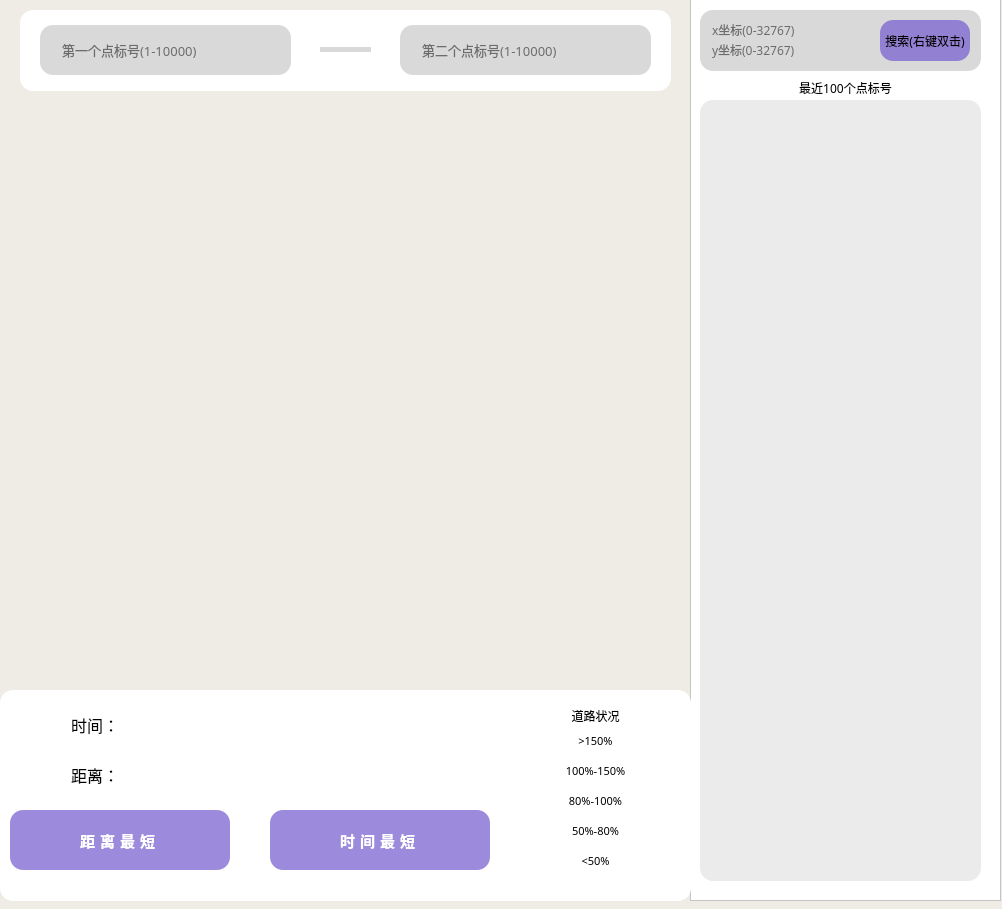
<?xml version="1.0" encoding="UTF-8"?>
<ui version="4.0">
 <class>MainWindow</class>
 <widget class="QMainWindow" name="MainWindow">
  <property name="geometry">
   <rect>
    <x>0</x>
    <y>0</y>
    <width>1002</width>
    <height>909</height>
   </rect>
  </property>
  <property name="maximumSize">
   <size>
    <width>1024</width>
    <height>1024</height>
   </size>
  </property>
  <property name="windowTitle">
   <string>导航系统</string>
  </property>
  <property name="styleSheet">
   <string notr="true">background-color: rgba(239, 235, 229, 1);</string>
  </property>
  <property name="iconSize">
   <size>
    <width>1024</width>
    <height>1024</height>
   </size>
  </property>
  <widget class="QWidget" name="centralwidget">
   <widget class="QFrame" name="frame">
    <property name="geometry">
     <rect>
      <x>690</x>
      <y>-20</y>
      <width>311</width>
      <height>921</height>
     </rect>
    </property>
    <property name="styleSheet">
     <string notr="true">background-color: rgb(255, 255, 255);</string>
    </property>
    <property name="frameShape">
     <enum>QFrame::StyledPanel</enum>
    </property>
    <property name="frameShadow">
     <enum>QFrame::Raised</enum>
    </property>
    <widget class="QListView" name="listView">
     <property name="enabled">
      <bool>true</bool>
     </property>
     <property name="geometry">
      <rect>
       <x>10</x>
       <y>120</y>
       <width>281</width>
       <height>781</height>
      </rect>
     </property>
     <property name="maximumSize">
      <size>
       <width>300</width>
       <height>900</height>
      </size>
     </property>
     <property name="styleSheet">
      <string notr="true">background-color: rgba(235, 235, 235, 1);
border-radius: 13px;</string>
     </property>
     <property name="editTriggers">
      <set>QAbstractItemView::NoEditTriggers</set>
     </property>
     <property name="spacing">
      <number>0</number>
     </property>
     <property name="modelColumn">
      <number>0</number>
     </property>
     <property name="wordWrap">
      <bool>false</bool>
     </property>
    </widget>
    <widget class="QFrame" name="frame_2">
     <property name="geometry">
      <rect>
       <x>10</x>
       <y>30</y>
       <width>281</width>
       <height>61</height>
      </rect>
     </property>
     <property name="styleSheet">
      <string notr="true">background-color:rgba(217, 217, 217, 1);
border-radius: 13px;</string>
     </property>
     <property name="frameShape">
      <enum>QFrame::StyledPanel</enum>
     </property>
     <property name="frameShadow">
      <enum>QFrame::Raised</enum>
     </property>
     <widget class="QLineEdit" name="inputx">
      <property name="geometry">
       <rect>
        <x>10</x>
        <y>10</y>
        <width>150</width>
        <height>20</height>
       </rect>
      </property>
      <property name="minimumSize">
       <size>
        <width>100</width>
        <height>20</height>
       </size>
      </property>
      <property name="maximumSize">
       <size>
        <width>150</width>
        <height>20</height>
       </size>
      </property>
      <property name="font">
       <font>
        <family>微软雅黑</family>
       </font>
      </property>
      <property name="placeholderText">
       <string>x坐标(0-32767)</string>
      </property>
     </widget>
     <widget class="QLineEdit" name="inputy">
      <property name="geometry">
       <rect>
        <x>10</x>
        <y>30</y>
        <width>150</width>
        <height>20</height>
       </rect>
      </property>
      <property name="sizePolicy">
       <sizepolicy hsizetype="Expanding" vsizetype="Fixed">
        <horstretch>0</horstretch>
        <verstretch>0</verstretch>
       </sizepolicy>
      </property>
      <property name="minimumSize">
       <size>
        <width>150</width>
        <height>20</height>
       </size>
      </property>
      <property name="maximumSize">
       <size>
        <width>100</width>
        <height>20</height>
       </size>
      </property>
      <property name="font">
       <font>
        <family>微软雅黑</family>
       </font>
      </property>
      <property name="placeholderText">
       <string>y坐标(0-32767)</string>
      </property>
     </widget>
     <widget class="QPushButton" name="nearpt">
      <property name="geometry">
       <rect>
        <x>180</x>
        <y>10</y>
        <width>90</width>
        <height>41</height>
       </rect>
      </property>
      <property name="minimumSize">
       <size>
        <width>90</width>
        <height>20</height>
       </size>
      </property>
      <property name="maximumSize">
       <size>
        <width>93</width>
        <height>52</height>
       </size>
      </property>
      <property name="font">
       <font>
        <family>微软雅黑</family>
       </font>
      </property>
      <property name="styleSheet">
       <string notr="true">background-color: rgba(119, 94, 207, 0.73);</string>
      </property>
      <property name="text">
       <string>搜索(右键双击)</string>
      </property>
     </widget>
    </widget>
    <widget class="QLabel" name="label">
     <property name="geometry">
      <rect>
       <x>100</x>
       <y>100</y>
       <width>111</width>
       <height>16</height>
      </rect>
     </property>
     <property name="font">
      <font>
       <family>微软雅黑</family>
      </font>
     </property>
     <property name="text">
      <string>最近100个点标号</string>
     </property>
     <property name="textFormat">
      <enum>Qt::AutoText</enum>
     </property>
     <property name="alignment">
      <set>Qt::AlignCenter</set>
     </property>
    </widget>
   </widget>
   <widget class="QFrame" name="frame_3">
    <property name="geometry">
     <rect>
      <x>20</x>
      <y>10</y>
      <width>651</width>
      <height>81</height>
     </rect>
    </property>
    <property name="styleSheet">
     <string notr="true">border-radius: 13px;
background-color: rgb(255, 255, 255);</string>
    </property>
    <property name="frameShape">
     <enum>QFrame::StyledPanel</enum>
    </property>
    <property name="frameShadow">
     <enum>QFrame::Raised</enum>
    </property>
    <widget class="QFrame" name="frame_4">
     <property name="geometry">
      <rect>
       <x>20</x>
       <y>15</y>
       <width>251</width>
       <height>50</height>
      </rect>
     </property>
     <property name="styleSheet">
      <string notr="true">background-color: rgba(217, 217, 217, 1);
border-radius: 13px;</string>
     </property>
     <property name="frameShape">
      <enum>QFrame::StyledPanel</enum>
     </property>
     <property name="frameShadow">
      <enum>QFrame::Raised</enum>
     </property>
     <widget class="QLineEdit" name="inputx_2">
      <property name="geometry">
       <rect>
        <x>20</x>
        <y>10</y>
        <width>161</width>
        <height>29</height>
       </rect>
      </property>
      <property name="minimumSize">
       <size>
        <width>102</width>
        <height>29</height>
       </size>
      </property>
      <property name="maximumSize">
       <size>
        <width>164</width>
        <height>20</height>
       </size>
      </property>
      <property name="font">
       <font>
        <family>微软雅黑</family>
        <pointsize>10</pointsize>
       </font>
      </property>
      <property name="placeholderText">
       <string>第一个点标号(1-10000)</string>
      </property>
     </widget>
    </widget>
    <widget class="QFrame" name="frame_6">
     <property name="geometry">
      <rect>
       <x>300</x>
       <y>37</y>
       <width>51</width>
       <height>5</height>
      </rect>
     </property>
     <property name="styleSheet">
      <string notr="true">background-color: rgba(217, 217, 217, 1);</string>
     </property>
     <property name="frameShape">
      <enum>QFrame::StyledPanel</enum>
     </property>
     <property name="frameShadow">
      <enum>QFrame::Raised</enum>
     </property>
    </widget>
    <widget class="QFrame" name="frame_5">
     <property name="geometry">
      <rect>
       <x>380</x>
       <y>15</y>
       <width>251</width>
       <height>50</height>
      </rect>
     </property>
     <property name="styleSheet">
      <string notr="true">background-color: rgba(217, 217, 217, 1);
border-radius: 13px;</string>
     </property>
     <property name="frameShape">
      <enum>QFrame::StyledPanel</enum>
     </property>
     <property name="frameShadow">
      <enum>QFrame::Raised</enum>
     </property>
     <widget class="QLineEdit" name="inputy_2">
      <property name="geometry">
       <rect>
        <x>20</x>
        <y>10</y>
        <width>161</width>
        <height>29</height>
       </rect>
      </property>
      <property name="minimumSize">
       <size>
        <width>102</width>
        <height>29</height>
       </size>
      </property>
      <property name="maximumSize">
       <size>
        <width>164</width>
        <height>20</height>
       </size>
      </property>
      <property name="font">
       <font>
        <family>微软雅黑</family>
        <pointsize>10</pointsize>
       </font>
      </property>
      <property name="placeholderText">
       <string>第二个点标号(1-10000)</string>
      </property>
     </widget>
    </widget>
   </widget>
   <widget class="QFrame" name="frame_7">
    <property name="geometry">
     <rect>
      <x>0</x>
      <y>690</y>
      <width>691</width>
      <height>211</height>
     </rect>
    </property>
    <property name="styleSheet">
     <string notr="true">background-color: rgb(255, 255, 255);
 border-radius: 13px;</string>
    </property>
    <property name="frameShape">
     <enum>QFrame::StyledPanel</enum>
    </property>
    <property name="frameShadow">
     <enum>QFrame::Raised</enum>
    </property>
    <widget class="QWidget" name="layoutWidget">
     <property name="geometry">
      <rect>
       <x>510</x>
       <y>10</y>
       <width>171</width>
       <height>181</height>
      </rect>
     </property>
     <layout class="QVBoxLayout" name="verticalLayout_6">
      <item>
       <widget class="QLabel" name="label_2">
        <property name="minimumSize">
         <size>
          <width>150</width>
          <height>15</height>
         </size>
        </property>
        <property name="maximumSize">
         <size>
          <width>16777215</width>
          <height>10</height>
         </size>
        </property>
        <property name="font">
         <font>
          <family>微软雅黑</family>
         </font>
        </property>
        <property name="text">
         <string>道路状况</string>
        </property>
        <property name="alignment">
         <set>Qt::AlignHCenter|Qt::AlignTop</set>
        </property>
       </widget>
      </item>
      <item>
       <widget class="QToolButton" name="toolButton">
        <property name="sizePolicy">
         <sizepolicy hsizetype="Preferred" vsizetype="Fixed">
          <horstretch>0</horstretch>
          <verstretch>0</verstretch>
         </sizepolicy>
        </property>
        <property name="font">
         <font>
          <family>微软雅黑</family>
          <pointsize>8</pointsize>
         </font>
        </property>
        <property name="text">
         <string>&gt;150%</string>
        </property>
       </widget>
      </item>
      <item>
       <widget class="QToolButton" name="toolButton_5">
        <property name="sizePolicy">
         <sizepolicy hsizetype="Preferred" vsizetype="Fixed">
          <horstretch>0</horstretch>
          <verstretch>0</verstretch>
         </sizepolicy>
        </property>
        <property name="font">
         <font>
          <family>微软雅黑</family>
          <pointsize>8</pointsize>
         </font>
        </property>
        <property name="text">
         <string>100%-150%</string>
        </property>
       </widget>
      </item>
      <item>
       <widget class="QToolButton" name="toolButton_4">
        <property name="sizePolicy">
         <sizepolicy hsizetype="Preferred" vsizetype="Fixed">
          <horstretch>0</horstretch>
          <verstretch>0</verstretch>
         </sizepolicy>
        </property>
        <property name="font">
         <font>
          <family>微软雅黑</family>
          <pointsize>8</pointsize>
         </font>
        </property>
        <property name="text">
         <string>80%-100%</string>
        </property>
       </widget>
      </item>
      <item>
       <widget class="QToolButton" name="toolButton_3">
        <property name="sizePolicy">
         <sizepolicy hsizetype="Preferred" vsizetype="Fixed">
          <horstretch>0</horstretch>
          <verstretch>0</verstretch>
         </sizepolicy>
        </property>
        <property name="font">
         <font>
          <family>微软雅黑</family>
          <pointsize>8</pointsize>
         </font>
        </property>
        <property name="text">
         <string>50%-80%</string>
        </property>
       </widget>
      </item>
      <item>
       <widget class="QToolButton" name="toolButton_2">
        <property name="sizePolicy">
         <sizepolicy hsizetype="Preferred" vsizetype="Fixed">
          <horstretch>0</horstretch>
          <verstretch>0</verstretch>
         </sizepolicy>
        </property>
        <property name="font">
         <font>
          <family>微软雅黑</family>
          <pointsize>8</pointsize>
         </font>
        </property>
        <property name="text">
         <string>&lt;50%</string>
        </property>
       </widget>
      </item>
     </layout>
    </widget>
    <widget class="QPushButton" name="shortpt">
     <property name="geometry">
      <rect>
       <x>10</x>
       <y>120</y>
       <width>220</width>
       <height>60</height>
      </rect>
     </property>
     <property name="sizePolicy">
      <sizepolicy hsizetype="Minimum" vsizetype="Fixed">
       <horstretch>0</horstretch>
       <verstretch>0</verstretch>
      </sizepolicy>
     </property>
     <property name="minimumSize">
      <size>
       <width>150</width>
       <height>30</height>
      </size>
     </property>
     <property name="maximumSize">
      <size>
       <width>250</width>
       <height>60</height>
      </size>
     </property>
     <property name="baseSize">
      <size>
       <width>0</width>
       <height>0</height>
      </size>
     </property>
     <property name="font">
      <font>
       <family>微软雅黑 Light</family>
       <pointsize>11</pointsize>
       <weight>75</weight>
       <bold>true</bold>
       <kerning>true</kerning>
      </font>
     </property>
     <property name="tabletTracking">
      <bool>false</bool>
     </property>
     <property name="acceptDrops">
      <bool>false</bool>
     </property>
     <property name="autoFillBackground">
      <bool>false</bool>
     </property>
     <property name="styleSheet">
      <string notr="true">QPushButton {
	
	background-color:rgba(119, 94, 207, 0.73);
    border-radius: 13px; 
    color: white;
    letter-spacing: 5px;
}
</string>
     </property>
     <property name="text">
      <string>距离最短</string>
     </property>
    </widget>
    <widget class="QPushButton" name="pushButton">
     <property name="geometry">
      <rect>
       <x>270</x>
       <y>120</y>
       <width>220</width>
       <height>60</height>
      </rect>
     </property>
     <property name="sizePolicy">
      <sizepolicy hsizetype="Expanding" vsizetype="Fixed">
       <horstretch>0</horstretch>
       <verstretch>0</verstretch>
      </sizepolicy>
     </property>
     <property name="minimumSize">
      <size>
       <width>220</width>
       <height>60</height>
      </size>
     </property>
     <property name="maximumSize">
      <size>
       <width>250</width>
       <height>60</height>
      </size>
     </property>
     <property name="font">
      <font>
       <family>微软雅黑 Light</family>
       <pointsize>11</pointsize>
       <weight>75</weight>
       <bold>true</bold>
      </font>
     </property>
     <property name="styleSheet">
      <string notr="true">QPushButton {
	
	background-color:rgba(119, 94, 207, 0.73);
    border-radius: 13px; 
    color: white;
    letter-spacing: 5px;
}</string>
     </property>
     <property name="text">
      <string>时间最短</string>
     </property>
    </widget>
    <widget class="QToolButton" name="toolButton_6">
     <property name="geometry">
      <rect>
       <x>20</x>
       <y>70</y>
       <width>150</width>
       <height>30</height>
      </rect>
     </property>
     <property name="sizePolicy">
      <sizepolicy hsizetype="Preferred" vsizetype="Fixed">
       <horstretch>0</horstretch>
       <verstretch>0</verstretch>
      </sizepolicy>
     </property>
     <property name="minimumSize">
      <size>
       <width>100</width>
       <height>20</height>
      </size>
     </property>
     <property name="maximumSize">
      <size>
       <width>160</width>
       <height>30</height>
      </size>
     </property>
     <property name="font">
      <font>
       <family>微软雅黑</family>
       <pointsize>12</pointsize>
      </font>
     </property>
     <property name="text">
      <string>距离：</string>
     </property>
    </widget>
    <widget class="QToolButton" name="toolButton_7">
     <property name="geometry">
      <rect>
       <x>20</x>
       <y>20</y>
       <width>150</width>
       <height>30</height>
      </rect>
     </property>
     <property name="sizePolicy">
      <sizepolicy hsizetype="Preferred" vsizetype="Fixed">
       <horstretch>0</horstretch>
       <verstretch>0</verstretch>
      </sizepolicy>
     </property>
     <property name="minimumSize">
      <size>
       <width>100</width>
       <height>20</height>
      </size>
     </property>
     <property name="maximumSize">
      <size>
       <width>160</width>
       <height>30</height>
      </size>
     </property>
     <property name="font">
      <font>
       <family>微软雅黑</family>
       <pointsize>12</pointsize>
      </font>
     </property>
     <property name="layoutDirection">
      <enum>Qt::LeftToRight</enum>
     </property>
     <property name="styleSheet">
      <string notr="true">text - align: left;</string>
     </property>
     <property name="text">
      <string>时间：</string>
     </property>
    </widget>
   </widget>
  </widget>
  <widget class="QMenuBar" name="menubar">
   <property name="geometry">
    <rect>
     <x>0</x>
     <y>0</y>
     <width>1002</width>
     <height>21</height>
    </rect>
   </property>
  </widget>
 </widget>
 <resources/>
 <connections/>
</ui>
